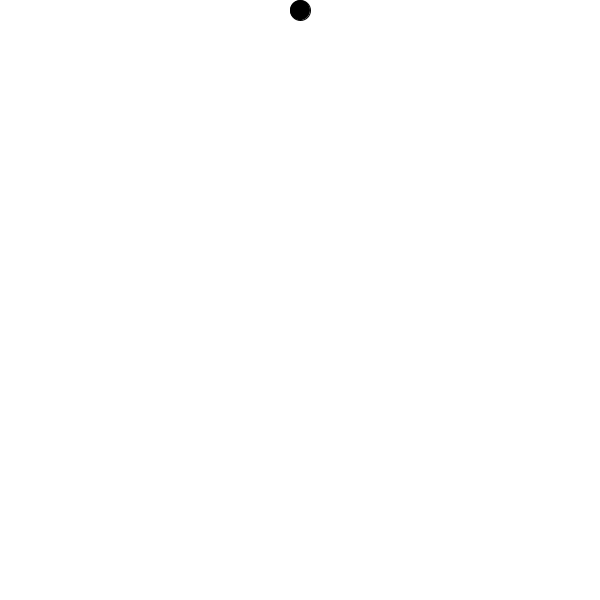
Frame 1 (no input)
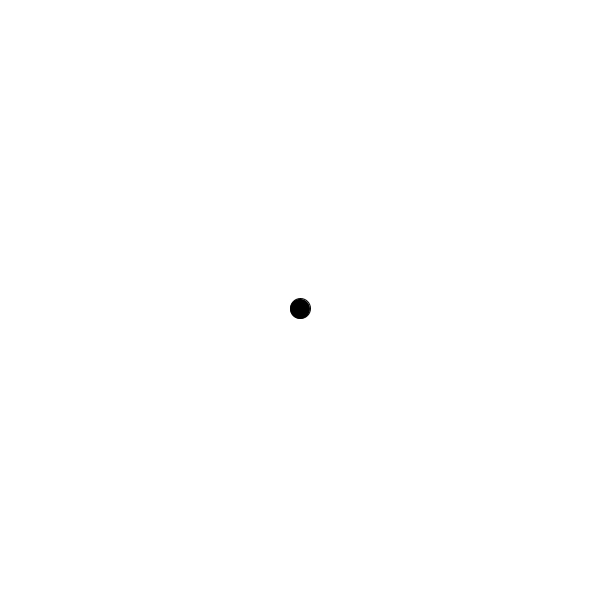
Frame 60 (the mouse pressed at the canvas centre just before this capture)
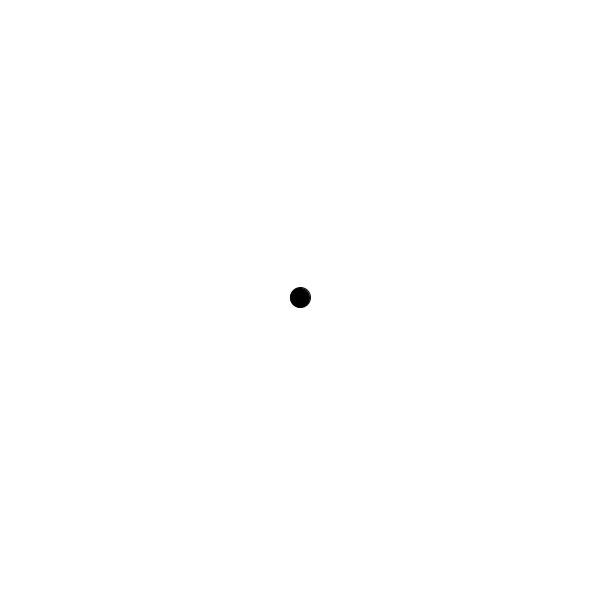
Frame 120 (the mouse held since frame 60 and released just before this capture)

The Processing sketch that drew these frames (run headless with seeded random() and noise(); from frame 60 on, the mouse is pressed at the canvas centre):

// Processing sketch: gravityBouncingBall
// ── gravityBouncingBall.pde
Ball b;

void setup(){
  size(600, 600);
  
  b = new Ball(10);
}

void draw(){
  background(255);
  
  b.move();
  b.checkEdges();
  b.show();
}

// ── Ball.pde
class Ball{
 PVector position;
 PVector velocity;
 PVector acceleration;
 PVector force;
 
 float mass; //in kg
 float Fgravity;
 float Fnormal;
 
 final int RADIUS = 10;
 
 Ball(float mass){
   position = new PVector(width/2, RADIUS);
   velocity = new PVector(0, 0);
   acceleration = new PVector(0, 0);
   force = new PVector(0, 0);
   
   this.mass = mass;
   Fgravity = 9.8 * mass;
   Fnormal = 0;
   
   frameRate(60);
 }
 
 void move(){
  force.y = Fgravity/60 - Fnormal;
  
  acceleration.y = force.y / mass; // Fnet/m = a
  
  velocity.add(acceleration);
  position.add(velocity);
 }
 
 void checkEdges(){
   if(position.y >= height-RADIUS){ //bottom
     
     Fnormal = Fgravity/60 + (mass * velocity.y);
     Fnormal -= mass*velocity.y / 5; //friction
     
     if(Fnormal < 8.2){
       Fnormal -= mass*velocity.y;
     }
     
     velocity.y = 0;
     position.y = height-RADIUS;
   } else {
     Fnormal = 0;
   }
 }
 
 void show(){
   fill(0);
   ellipse(position.x, position.y, RADIUS*2, RADIUS*2);
 }
}
